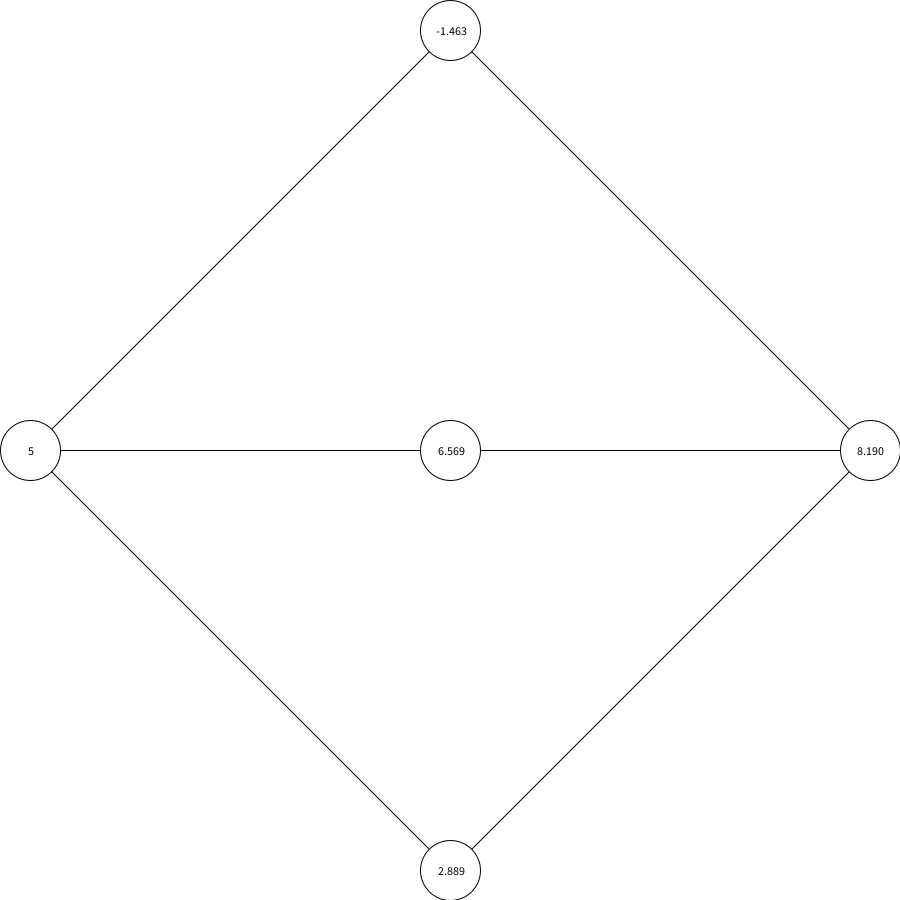
Frame 1 (no input)
Frame 60 (the mouse pressed at the canvas centre just before this capture): identical to frame 1, image omitted
Frame 120 (the mouse held since frame 60 and released just before this capture): identical to frame 1, image omitted

The Processing sketch that drew this single still picture (run headless with seeded random() and noise(); from frame 60 on, the mouse is pressed at the canvas centre):

// Processing sketch: NeuralNetwork
// ── NeuralNetwork.pde
Network network;

void setup(){  // TODO : Ajouter des messages d'erreurs
  
  size(900,900);
  frameRate(10);
  textAlign(CENTER,CENTER);
  
  background(255);
  translate(0,0); 
   
   
  randomSeed(100);
  
  
  //Système complet : ! nNeuron(i) = nWeights(i+1)
  /*int[][][] n = { { {1,2,1,2}, {2,1,2,1}, {3,0,1,2}, {1,1,2,1}, {2,1,3,1} },
                  { {1,1,1,1,1}, {1,1,1,1,1}, {1,1,1,1,1}, {1,1,1,1,1}, {1,1,1,1,1}, {1,1,1,1,1} },
                  { {1,1,1,1,1,1}, {1,1,1,1,1,1}, {1,1,1,1,1,1}, {1,1,1,1,1,1} },
                  { {1,1,1,1}, {1,1,1,1}, {1,1,1,1} }
                };
  int[][] o = {{1,1,1},{1,1,1},{1,1,1}};  // TODO ? : intégrer o dans n
  */
  

  int[] n = {3,2};
  //int[][][] n = {{{1,2},{3,4},{5,2}}};
  int[][] o = {{1,2,3}};
  
  network = new Network(1,3,1,"id");
  
    
  float mX = 0;
  float[][] x = new float[100][1];
  for(int i=0;i<100;i++){
    float r = random(0,5);
    x[i][0] = r;
    mX = max(mX,r);
  }
  
  float mY = 0;
  float[][] y = new float[100][1];
  for(int i=0;i<100;i++){
    y[i][0] = 2*x[i][0];
    mY = max(mY,2*x[i][0]);
  }
  
  for(int i=0;i<100;i++){
    x[i][0] /= 5;
    y[i][0] /= 5;
  }
  
  /*float[][] x = {{3,5},
                 {5,1},
                 {10,2}};
             
  float[][] y = {{75},
                 {82},
                 {93}};
  */
  //showArray(x);
  //showArray(y);
  
  
  /*GradientDescent train = new GradientDescent(network,x,y);
  
  println("cost : ", train.cost());
  println();
  //showArray(train.weights[0]);
  //showArray(train.weights[1]);
  
  
  for(int j=0; j<1000; j++){
    train.train();
    println("cost",j,":", train.cost());;
  }
  println();
  showArray(train.weights[0]);
  showArray(train.weights[1]);
  
  
  println("cost : ", train.cost());
  
  
  
  println(network.forward(i[0])[0]);
  println(network.forward(i[1])[0]);
  */
  
  
  GeneticAlgorithm train = new GeneticAlgorithm(network,100,x,y);
  
  for(int j=0; j<1000; j++){
    train.train();
    println("cost",j,":",min(train.costs()));
  }
  
  
  
  float[][] i = {{3}, {5}};
  
  Network net = train.bestNetwork();
  net.forward(i[1]);
  
  net.display(900,900,60);

  
}


void draw(){
 
}


/*float[][] normExamples(float [][] x){  }*/

void showArray(float[][] grid){
  for(int i=0;i<grid.length;i++){
    for(int j=0;j<grid[0].length;j++){
      print(grid[i][j]+" ");
    }
    println(); 
  }
  println();
}
// ── ActivationFunction.pde

class ActivationFunction
{
  String functionName = "id";
  
  
  ActivationFunction(String s){ 
    functionName = s;   
  }
  
  
  float sum(float x){
    switch(functionName){  
      case "id":
        return x;
      
      case "sigmoid":
        return sigmoid(x);
      
      case "tanh":
       return tanh(x);
      
      default : 
        return x; 
    } 
  }
  
  float[] sum(float[] x){
    switch(functionName){ 
      case "id":
        return x;
      
      case "sigmoid":
        for(int i=0;i<x.length;i++) x[i] = sigmoid(x[i]);
        return x;
        
      case "tanh":
       for(int i=0;i<x.length;i++) x[i] = tanh(x[i]);
       return x;
      
      default : 
        return x;    
    }
  }
  
  float[][] sum(float[][] x){
    switch(functionName){  
      case "id":
        return x;
      
      case "sigmoid":
        for(int i=0;i<x.length;i++) for(int j=0; j<x[0].length; j++) x[i][j] = sigmoid(x[i][j]);
        return x;
      
      case "tanh":
        for(int i=0;i<x.length;i++) for(int j=0; j<x[0].length; j++) x[i][j] = tanh(x[i][j]);
        return x;
      
      default : 
        return x; 
    } 
  }
  
  
  float prime(float x){
    switch(functionName){
      
      case "id":
       return 0.00000001;
      
      case "sigmoid":
        return sigmoidPrime(x);
      
      case "tanh":
       return tanhPrime(x);
      
      default : 
        return x;   
    }   
  }
  
  float[] prime(float[] x){
    switch(functionName){ 
      case "id":
        for(int i=0;i<x.length;i++) x[i] = 0.00000001;
        return x;
      
      case "sigmoid":
        for(int i=0;i<x.length;i++) x[i] = sigmoidPrime(x[i]);
        return x;
        
      case "tanh":
       for(int i=0;i<x.length;i++) x[i] = tanhPrime(x[i]);
       return x;
      
      default : 
        return x;    
    }
  }
  
  float[][] prime(float[][] x){
    switch(functionName){  
      case "id":
        for(int i=0;i<x.length;i++) for(int j=0; j<x[0].length; j++) x[i][j] = 0.00000001;
        return x;
      
      case "sigmoid":
        for(int i=0;i<x.length;i++) for(int j=0; j<x[0].length; j++) x[i][j] = sigmoidPrime(x[i][j]);
        return x;
      
      case "tanh":
        for(int i=0;i<x.length;i++) for(int j=0; j<x[0].length; j++) x[i][j] = tanhPrime(x[i][j]);
        return x;
      
      default : 
        return x; 
    } 
  }
 
}


float sigmoid(float x){
  return 1/(1+exp(-x));
}

float tanh(float x){
  return (exp(x)-exp(-x)) / (exp(x)+exp(-x));  
}


float sigmoidPrime(float x){
  return exp(-x)/pow(1+exp(-x),2);
}

float tanhPrime(float x){
  return  1-pow(tanh(x),2); 
}
// ── Class.pde

class Neuron
{
  float[] weights;  //Poids du neurone pour chaque entrée
  float sum=0;      //Somme des entrées
  float output=0;   //Somme des entrées avec fonction d'activation
  
  Neuron(int i){
    weights = new float[i];    
    newRandomWeights();
  }
  
  Neuron(int[] w){  //Avec weights
    weights = new float[w.length];
    for(int j=0;j<weights.length;j++) weights[j] = w[j];
  }
  
  
  float output(float[] inputs, ActivationFunction f){
    float sum=0;
    for(int i=0;i<inputs.length;i++) sum+=inputs[i]*weights[i];
    
    this.sum = sum;
    
    //softmax ou sigmoid
    sum = f.sum(sum);  //Fonction d'activation
    output = sum;
    
    return sum;
  }
  
  float[] getWeights(){ return weights; }
  
  float getSum(){ return sum; }
  
  float getAnswer(){ return output; }
  
  void newWeights(float[] w){ weights = w; }
  
  void newRandomWeights(){  
    for(int i=0; i<weights.length; i++) weights[i] = random(-5,5);
  }
  
}


class Layer
{
  protected Neuron[] neurons;

  Layer(int n, int i){  //Nombre de neurones et nombre d'input par neurone
    neurons = new Neuron[n];
    for(int neuron=0; neuron<n; neuron++) neurons[neuron] = new Neuron(i);
  }
  
  Layer(int[][] n){  //Nombre de neurones, weights et nombre d'input par neurone
    neurons = new Neuron[n.length];
    for(int neuron=0; neuron<n.length; neuron++) neurons[neuron] = new Neuron(n[neuron]);
  }
  
  
  float[] forward(float[] input, ActivationFunction f){
    float[] outputs = new float[0];
    for(int neuron=0; neuron<neurons.length; neuron++){
      outputs = append(outputs,neurons[neuron].output(input, f));
    }
    return outputs;
  }
  
  
  int nNeurons(){ return neurons.length; }
  
  void newWeights(float[][] weights){
    for(int neuron=0; neuron<neurons.length; neuron++){
      neurons[neuron].newWeights(weights[neuron]);
    }
  }
  
  void newRandomWeights(){
    for(int neuron=0; neuron<neurons.length; neuron++){
      neurons[neuron].newRandomWeights();
    }
  }
  
  float[][] getAllWeights(){
    float[][] weights = new float[neurons.length][];  
    for(int neuron=0; neuron<neurons.length; neuron++) weights[neuron] = neurons[neuron].getWeights();
    return weights; 
  }
     
  float[] getAllSums(){
    float[] sums = new float[neurons.length];  
    for(int neuron=0; neuron<neurons.length; neuron++) sums[neuron] = neurons[neuron].getSum();
    return sums; 
  }
  
  float getAnswer(int n){ return neurons[n].getAnswer(); }
  
  float[] getAllAnswers(){
    float[] answers = new float[neurons.length];  
    for(int neuron=0; neuron<neurons.length; neuron++) answers[neuron] = neurons[neuron].getAnswer();
    return answers;
  }

}


class Network
{
  float[] inputs;
  Layer[] layers;  //Hidden Layers + Outputs
  
  ActivationFunction f;
  

  Network(int i, int l, int o, String s){  //Hidden Layer
    inputs = new float[i];
    layers = new Layer[1+1];  //Hidden Layer + Outputs
    
    //Prepare layers:
    layers[0] = new Layer(l,i);
    layers[1] = new Layer(o,l);
    
    f = new ActivationFunction(s);
  }
  
  Network(int i, int[] l, int o, String s){  //Hidden Layers
    inputs = new float[i];
    layers = new Layer[l.length+1];
    
    //Prepare layers :
    for(int layer=0;layer<layers.length;layer++){
      if(layer==0) layers[layer] = new Layer(l[layer],i);  //1st Layer
       else if(layer==layers.length-1) layers[layer] = new Layer(o,l[layer-1]);  //Outputs
        else layers[layer] = new Layer(l[layer],l[layer-1]);  //Hidden Layers   
    }
    
    f = new ActivationFunction(s);

  }
  
  Network(int i, int[][][] l, int[][] o, String s){  //Hidden Layers with weights - TODO : enlever l'entrée des outputs (l'intégrer dans l)
    inputs = new float[i];
    layers = new Layer[l.length+1];
    
    //Prepare layers :
    for(int layer=0;layer<layers.length;layer++){
      if(layer==0) layers[layer] = new Layer(l[layer]);  //1st Layer
       else if(layer==layers.length-1) layers[layer] = new Layer(o);  //Outputs
        else layers[layer] = new Layer(l[layer]);  //Hidden Layers   
    }
    
    f = new ActivationFunction(s);
    
  }
  
  /*void addNeuron(int n){ neurons[n] = (Neuron[]) append(neurons[n], new Neuron(inputs.length)); }*/
    
  float[] forward(float[] inputs){
    this.inputs = inputs;
    
    float[] layerValues = new float[0];
    for(int layer=0; layer<layers.length; layer++){
      if(layer==0) layerValues = layers[layer].forward(inputs, f);
       else layerValues = layers[layer].forward(layerValues, f);
    }
    
    return layerValues;
  }
  
  float cost(float[] inputs, float[] outputs){
    float J =0 ;
    float[] y = forward(inputs);
    for(int i=0; i<outputs.length; i++) J += pow(outputs[i] - y[i], 2);
    return J;
  }
  
  
  float[][][] getAllWeights(){  //Layer, Neuron, weights
    float[][][] weights = new float[layers.length][][];  
    for(int layer=0; layer<layers.length; layer++) weights[layer] = layers[layer].getAllWeights();
    return weights;   
  }
  
  float[][] getAllSums(){
    float[][] sums = new float[layers.length][];  
    for(int layer=0; layer<layers.length; layer++) sums[layer] = layers[layer].getAllSums();
    return sums;
  }
  
  float[][] getAllAnswers(){
    float[][] answers = new float[layers.length][];  
    for(int layer=0; layer<layers.length; layer++) answers[layer] = layers[layer].getAllAnswers();
    return answers;
  }
  
  float[] getSumsFromLayer(int layer){ return layers[layer].getAllSums(); }
  
  float[] getAnswersFromLayer(int layer){ return layers[layer].getAllAnswers(); }
  
  void newWeights(float[][][] weights){  
    for(int layer=0; layer<layers.length; layer++){
      layers[layer].newWeights(weights[layer]);
    }
  }
  
  void newRandomWeights(){  
    for(int layer=0; layer<layers.length; layer++){
      layers[layer].newRandomWeights();
    }
  }
  
  Network copyParameters(){
    int[] nLayers = new int[network.layers.length-1];
    for(int l=0;l<network.layers.length-1;l++) nLayers[l] = network.layers[l].nNeurons();
    
    return new Network(nInputs(),nLayers,nOutputs(),f.functionName);
  }
  
  
  
  int nInputs(){ return inputs.length; }
  
  int nOutputs(){ return layers[network.layers.length-1].nNeurons(); }
  
  
  
  
  void display(float w, float h, int rC){  // float nécessaire pour éviter des 'faux écarts'
    
    w-=rC; h-=rC;
    translate(rC/2 + w/2, rC/2 + h/2);  //Enlève l'espace occupé par les rayons des cercles et centre au milieu
    
    //Ajout des couches :
    int[] neuronsInLayer = {inputs.length-1};
    for(int layer=0; layer<layers.length; layer++) neuronsInLayer = append(neuronsInLayer, layers[layer].nNeurons()-1);
    
    float e = h/max(neuronsInLayer);  //Ecart standard entre les cercles défini par la 'couche' ayant le plus de cercles
    float nLayers = neuronsInLayer.length;
    
    stroke(0); strokeWeight(1);
     
    for(int layer=0;layer<nLayers;layer++){ 
      float x = w/(nLayers-1)*(layer-(nLayers-1)/2);  //Position x de la couche
      float y0 = -e*neuronsInLayer[layer]/2;          //Position du 1er neurone en haut
      float y1=0; if(layer<nLayers-1) y1 = -e*neuronsInLayer[layer+1]/2;    //Position y de la couche suivante
      
      for(int neuron=0; neuron <= neuronsInLayer[layer]; neuron++){  //Neurones de la couche
      
        //Lignes qui se relient à la couche suivante :
        if(layer<nLayers-1){  //La dernière couche n'a pas de couche suivante !
          for(int nextNeuron=0; nextNeuron <= neuronsInLayer[layer+1]; nextNeuron++){
            //getWeightLine();
            line(x,y0+e*neuron,x+w/(nLayers-1),y1+e*nextNeuron);
          }
        }
                
        //Neurone :
        fill(255);
        ellipse(x,y0+e*neuron,rC,rC);
        
        fill(0);  //Valeur du neurone
        if(layer==0) text(int(inputs[neuron]),x,y0+e*neuron);
         else text(layers[layer-1].getAnswer(neuron),x,y0+e*neuron);
      }
      
    }
   
  }

}
// ── Matrix.pde

float[] mAdd(float[] x, float[] y){
  float[] s = new float[x.length]; 
  for(int i=0; i<x.length; i++) s[i] = x[i] + y[i]; 
  return s;
}

float[][] mAdd(float[][] x, float[][] y){
  float[][] s = new float[x.length][x[0].length]; 
  for(int i=0; i<x.length; i++) s[i] = mAdd(x[i], y[i]); 
  return s;
}


float[] mSub(float[] x, float[] y){
  float[] s = new float[x.length]; 
  for(int i=0; i<x.length; i++) s[i] = x[i] - y[i]; 
  return s;
}

float[][] mSub(float[][] x, float[][] y){
  float[][] s = new float[x.length][x[0].length]; 
  for(int i=0; i<x.length; i++) s[i] = mSub(x[i], y[i]); 
  return s;
}


float[] mInv(float[] x){
  float[] s = new float[x.length]; 
  for(int i=0; i<x.length; i++) s[i] = -x[i]; 
  return s;
}

float[][] mInv(float[][] x){
  float[][] s = new float[x.length][x[0].length]; 
  for(int i=0; i<x.length; i++) s[i] = mInv(x[i]); 
  return s;
}


float[][] mProduct(float[][] x, float k){
  float[][] s = new float[x.length][x[0].length]; 
  for(int i=0; i<x.length; i++)
    for(int j=0; j<x[0].length; j++) s[i][j] = x[i][j] * k; 
  return s;
}

float[] mProduct(float[] x, float[] y){
  float[] s = new float[x.length]; 
  for(int i=0; i<x.length; i++) s[i] = x[i] * y[i]; 
  return s;
}

float[][] mProduct(float[][] x, float[][] y){
  float[][] s = new float[x.length][x[0].length]; 
  for(int i=0; i<x.length; i++){
    for(int j=0;j<x[0].length;j++) s[i][j] = x[i][j] * y[i][j];
  }   
  return s;
}


float[][] mDot(float[][] x, float[][] y){
  float[][] s = new float[x.length][y[0].length]; 
  for(int i=0; i<x.length; i++){
    for(int j=0; j<y[0].length; j++){
      s[i][j]=0;
      for(int k=0; k<x[0].length; k++) s[i][j] += x[i][k] * y[k][j];
    }
  }
  return s;
}



float[][] mT(float[][] x){
  float[][] s = new float[x[0].length][x.length];
  for(int i=0; i<x.length; i++){
    for(int j=0; j<x[0].length; j++) s[j][i] = x[i][j]; 
  }
  return s;
}

float[] listArray(float[][] x){
  
  if(x[0].length>1) println("Error : listArray, length>1");
  
  float[] s = new float[x.length];
  for(int i=0; i<x.length; i++) s[i] = x[i][0];
  return s;
}
// ── Train.pde
class GradientDescent
{
  Network network;      //Réseau à entraîner
  
  ActivationFunction f;
  
  float[][] inputs;     //X : valeurs d'entrée pour chaque exemple
  float[][] outputs;    //Y : valeurs de sortie pour chaque exemple
  
  float[][][] weights;  //Valeur extraite du network : les poids de chaque neurone de chaque couche
  
  float[][][] sums;     //Somme de chaque neurone de chaque couche avant fonction d'activation
  float[][][] answers;  //Somme de chaque neurone de chaque couche après fonction d'activation
  
  
  GradientDescent(Network n, float[][] i, float[][] o){
    network = n;
    inputs = i;
    outputs = o;
    
    f = n.f;
    weights = n.getAllWeights();
  }
  
  
  void train(){
    
    float[][][] dJdW = costFunctionPrime(); 
    
    float scalar=1000;
    for(int layer=0; layer<network.layers.length; layer++){
      weights[layer] = mSub(weights[layer], mT(mProduct(dJdW[layer],scalar)) );
    }
    
    network.newWeights(weights);  //Intègre les nouveaux poids dans le réseau
    
  }
  
  
  float cost(){
    float J=0;
    for(int e=0; e<inputs.length; e++){
      J += network.cost(inputs[e],outputs[e]);
    }
    return 0.5*J;
  }
  
  float[][][] costFunctionPrime(){
    
    processExamples();  //New sums and answers
    
    int nLayer = network.layers.length;
    
    float[][][] delta = new float[nLayer][][];
    float[][][] dJdW = new float[nLayer][][];
    
    //Last layer dJdW :
    nLayer -= 1;
    //delta[n] = mProduct( (mInv(mSub(outputs,getAnswersFromLayer(n)))), sigmoidPrime(getSumsFromLayer(n)) );
    //dJdW[n] = mDot( mT(getAnswersFromLayer(n-1)), delta[n]);    
    
    delta[nLayer] = mProduct( (mInv(mSub(outputs,answers[nLayer+1]))), f.prime(sums[nLayer]) );
    dJdW[nLayer] = mDot( mT(answers[nLayer]), delta[nLayer]); 
    
    for(int layer = nLayer-1; layer>=0; layer--){
      //delta[layer] = mProduct( mDot(delta[layer+1], (weights[layer+1])), sigmoidPrime(getSumsFromLayer(layer)));
      //dJdW[layer]  = mDot(mT(getAnswersFromLayer(layer-1)), delta[layer]);
      
      delta[layer] = mProduct( mDot(delta[layer+1], (weights[layer+1])), f.prime(sums[layer]));
      dJdW[layer]  = mDot(mT(answers[layer]), delta[layer]);
    }
    
    return dJdW;
  }
  
    
  void processExamples(){  //Récupère sums et answers du réseau pour chaque exemple
     
    //sums = new float[inputs.length][][];
    //answers = new float[inputs.length][][];

    sums = new float[network.layers.length][inputs.length][];
    answers = new float[network.layers.length+1][inputs.length][];
    
    answers[0] = inputs;
    
    for(int e=0; e<inputs.length; e++){  //Pour chaque exemple    
      network.forward(inputs[e]);
      
      for(int layer=0; layer<network.layers.length; layer++){  //Pour chaque couche
        sums[layer][e] = network.getSumsFromLayer(layer);
        answers[layer+1][e] = network.getAnswersFromLayer(layer);
      }
       
      //sums[e] = network.getAllSums();
      //answers[e] = network.getAllAnswers();
    }
    
  }
  
  /*
  float[][] getSumsFromLayer(int layer){  //TODO : à revoir (pas très optimisé)
    float[][] s = new float[answers.length][]; 
    for(int e=0; e<answers.length; e++) s[e] = sums[e][layer];
    return s;  
  }
  
  float[][] getAnswersFromLayer(int layer){  //TODO : à revoir (pas très optimisé)
    if(layer == -1) return inputs; //inputs
    
    float[][] ans = new float[answers.length][]; 
    for(int e=0; e<answers.length; e++) ans[e] = answers[e][layer];
    return ans;  
  }*/

}


class GeneticAlgorithm
{
  int population;       //Nombre de réseaux dans la population
  Network[] networks;   //Liste de réseaux

  float[][] inputs;     //X : valeurs d'entrée pour chaque exemple
  float[][] outputs;    //Y : valeurs de sortie pour chaque exemple
  
  
  GeneticAlgorithm(Network network, int n, float[][] i, float[][] o){
    networks = new Network[n];
    
    population = n;
    
    for(int j=0;j<n;j++) networks[j] = network.copyParameters();
    
    //for(int j=0;j<n;j++) showArray(networks[j].getAllWeights()[0]);
    
    inputs = i;
    outputs = o;
  }
  
  
  void train(){

    float[] costs = costs();

    float[] fitness = fitness(costs);
    
    float[] pool = probability(fitness);
    
    //printArray(pool);
    
    networks = selection(networks,pool,networks.length/2);  //Récupère la moitié des réseaux 
 
    int n = networks.length;
    for(int network=n; network<population; network++){  //Remplie la liste de réseaux avec de nouveaux réseaux à partir de ceux qui ont survécu
      networks = (Network[]) append(networks, crossover(networks[int(random(n))],networks[int(random(n))]));
    }

  }
  
  
  float[] costs(){
    float[] result = new float[networks.length];
    for(int network=0; network<networks.length; network++){
      result[network] = cost(networks[network]);
    }
    return result;
  }
  
  float cost(Network n){
    float J=0;
    for(int e=0; e<inputs.length; e++){
      J += n.cost(inputs[e],outputs[e]);
    }
    return 0.5*J;
  }
  
  
  float[] fitness(float[] x){
    float[] result = new float[x.length];
    for(int network=0; network<x.length; network++){
      result[network] = -x[network]/1000; 
    }
    return result;
  }
  
  float[] probability(float[] x){  //Crée le tableau de probabilité
    float sumSoftmax = sumSoftmax(x); 
    for(int i=0; i<x.length; i++) x[i] = exp(x[i])/sumSoftmax;
    return x;
  }
  
  float sumSoftmax(float[] x){ 
    float s=0;
    for(int i=0;i<x.length;i++) s+=exp(x[i]);
    return s;  
  }
  
  
  Network[] selection(Network[] networks, float[] x, int nElement){  //Récupère nElement d'un tableau de réseau en fonction des probabilités x

    Network[] result = new Network[nElement]; 
    
    float random=1;
    
    for(int i=0;i<nElement;i++){
      float r = random(random);
      float s = 0; int n=-1;
      do{
        n++;
        s += x[n];
      }while(s<r && n<x.length-1);
      
      if(n == x.length-1) println("error : cannot find network with probabilities",n);

      result[i] = networks[n];
      
      random -= x[n];
      x[n] = 0;
    }
    
    return result;
  }
  
  Network crossover(Network a, Network b){  //Mélange deux réseaux pour en créer un nouveau
    
    Network n = a.copyParameters();  //Créer un nouveau réseau avec les paramètres d'un parent
    
    float[][][] Wa = a.getAllWeights();  //Récupère les poids de chaque parent
    float[][][] Wb = b.getAllWeights();
    
    float[][][] Wn = copyArray(Wa);  //Initialise la tableau des poids de l'enfant aux mêmes dimensions que les parents 
    
    for(int i=0; i<Wa.length; i++){
      for(int j=0; j<Wa[i].length; j++){
        for(int k=0; k<Wa[i][j].length; k++){  //TODO : mutation
          if(random(100)<50) Wn[i][j][k] = Wa[i][j][k];
           else Wn[i][j][k] = Wb[i][j][k];
        }
      }  
    }
    
    n.newWeights(Wn);
    
    return n;
  }
  
  float[][][] copyArray(float[][][] x){  //Permet de créer un tableau en 3 dimensions de mêmes tailles qu'un autre tableau
    float[][][] result = new float[x.length][][];
    for(int i=0; i<x.length; i++){
      result[i] = new float[x[i].length][];
      for(int j=0; j<x[i].length; j++){
        result[i][j] = new float[x[i][j].length];
      }  
    }
    return result; 
  }
  
  
  
  Network bestNetwork(){  //Récupère le réseau dont le cost est le plus faible
    float[] costs = costs();
    int bestNetwork=0;
    for(int n=0;n<costs.length;n++){
      if(costs[n]<costs[bestNetwork]) bestNetwork = n;
    }
    println(bestNetwork,costs[bestNetwork]);
    return networks[bestNetwork];
  }
  
}
